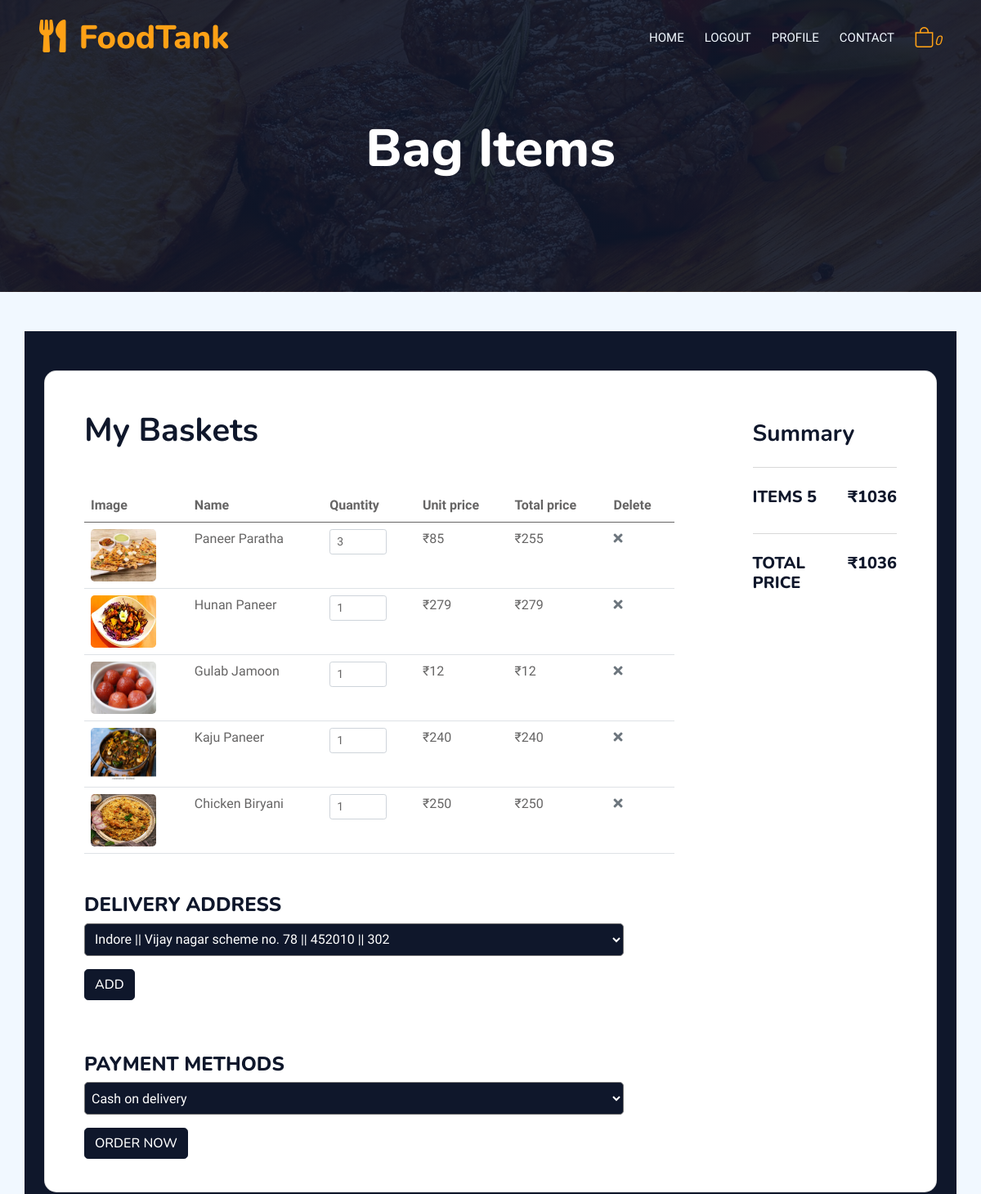
Page /bag/view_bag/ (signed in, upper part) on the earlier database version.
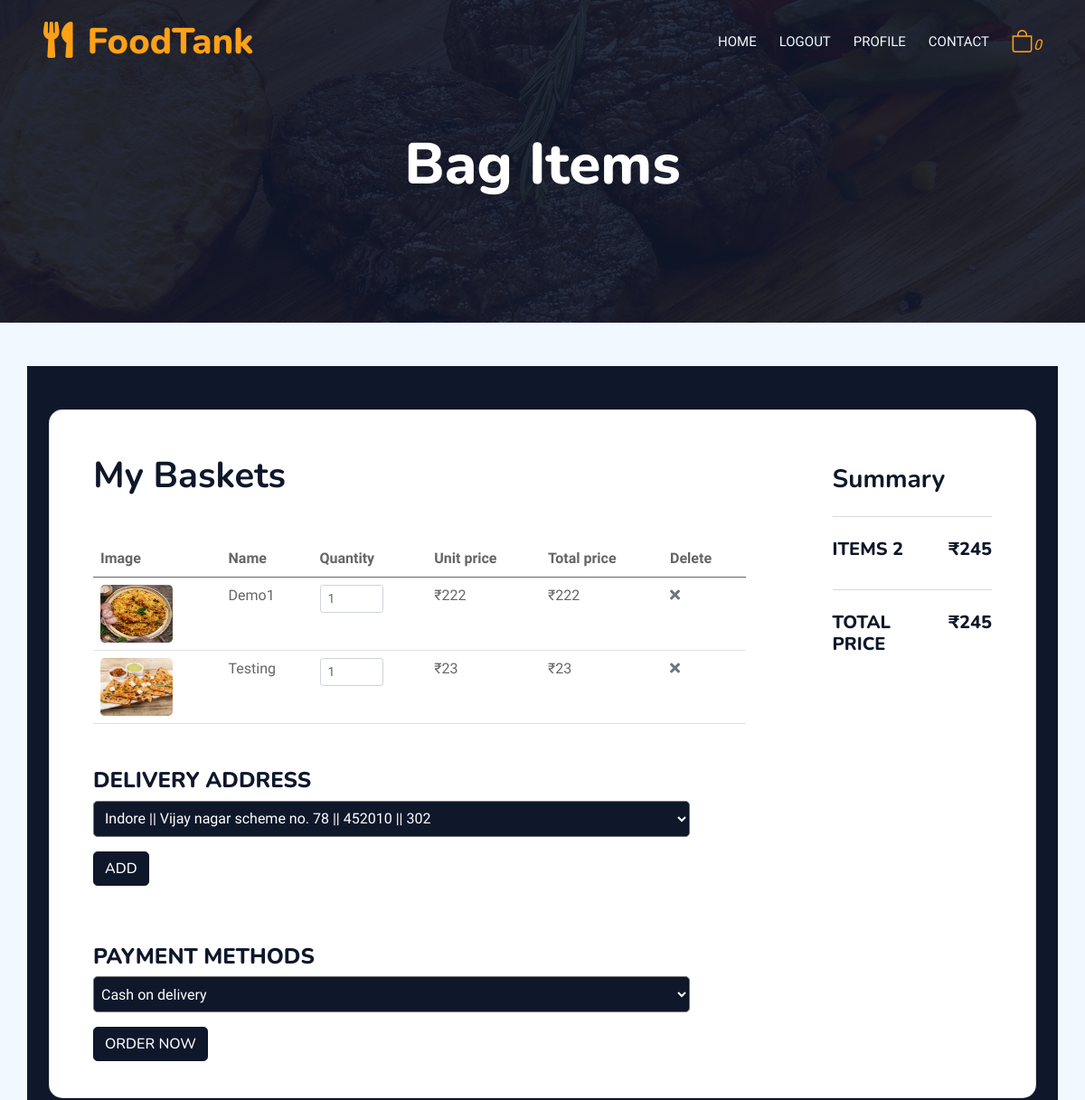
Same page on the later database version.
### bag/models.py (models this page shows, shortened)
class BagItem(models.Model):
    bag = models.ForeignKey(Bag, on_delete=models.CASCADE)
    item = models.ForeignKey(Menu, on_delete=models.CASCADE)
    quantity = models.PositiveIntegerField(default=1, blank=True)

### menu/models.py (models this page shows, shortened)
class Menu(models.Model):
    restaurant = models.ForeignKey(Restaurant, on_delete=models.CASCADE)  # ForeignKey to Restaurant
    name = models.CharField(max_length=255)
    description = models.TextField()
    type = models.CharField(max_length=255)
    price = models.DecimalField(max_digits=10, decimal_places=2)
    available = models.BooleanField(blank=True, default=True)
    cuisine = models.CharField(max_length=255, blank=True)
    img1 = models.ImageField(upload_to='menu_images/', null=True, blank=True)

### bag/views.py (the view, shortened to what this page needs)
# urls.py: path("view_bag/", views.viewBag, name="view_bag"),
def viewBag(request):
    if not request.user.is_authenticated or not request.user.user_type == "Customer":
        return redirect("/login/")
    address = Address.objects.filter(user=request.user)
    userBag = Bag.objects.get(user=request.user)
    bagItems = BagItem.objects.filter(bag=userBag)
    total = 0
    count = 0
    for item in bagItems:
        item_quantity = int(item.quantity)
        item_price = int(item.item.price)
        total += item_quantity * item_price
        count += 1
    context = {
        'address': address,
        'bagItems': bagItems,
        'total': total,
        'count': count,
    }
    return render(request, "bag/basket.html", context)

### templates/bag/basket.html (shortened to what the changed rows need)
{% extends 'base.html' %}
{% block content %}
{% load static %}
{% load sweetify %}
<div class="container-xxl position-relative p-0">
  {% include 'navbar.html' %}
  <div class="container-xxl py-5 bg-dark hero-header mb-5">
    <div class="container text-center my-5 pt-5 pb-4">
      <h1 class="display-3 text-white mb-3 animated slideInDown">Bag Items</h1>
    </div>
  </div>
</div>
<section class="container h-100 h-custom" style="background-color: #0f172b">
  <div class="container py-5 h-100">
    <div class="row d-flex justify-content-center align-items-center h-100">
      <div class="col-12">
        <div class="card card-registration card-registration-2" style="border-radius: 15px">
          <div class="card-body p-0" id="appendEmptyBag">
            {% if bagItems %}
            <div class="row g-0" id="deleteBasket">
              <div class="col-lg-9">
                <div class="mx-5 mt-5">
                  <div class="mb-5">
                    <h1 class="fw-bold mb-0 text-black">My Baskets</h1>
                  </div>
                  <table class="table">
                    <thead>
                      <tr>
                        <th scope="col">Image</th>
                        <th scope="col">Name</th>
                        <th scope="col">Quantity</th>
                        <th scope="col">Unit price</th>
                        <th scope="col">Total price</th>
                        <th scope="col">Delete</th>
                      </tr>
                    </thead>
                    <tbody>
                      {% for item in bagItems %}
                      <tr class="deleteRow">
                        <th scope="row">
                          <img src="{{item.item.img1.url}}" class="img-fluid rounded-3" alt="food"
                            style="width: 5rem; height: 4rem" />
                        </th>
                        <td>{{item.item.name}}</td>
                        <td>
                          <input id="form1" min="1" name="{{item.id}}" value="{{item.quantity}}" type="number"
                            class="form-control form-control-sm itemQuantity" data-food-item="{{item.id}}"
                            style="width: 70px" />
                        </td>
                        <td>₹{{ item.item.price | stringformat:'d' }}</td>
                        <td class="newPrice" totalItemPrice="{{item.item.id}}">
                          ₹{% widthratio item.item.price 1 item.quantity %}
                        </td>
                        <td>
                          <a class="text-muted deleteFood" href="/bag/deleteItem/{{item.id}}"
                            data-food-item="{{item.id}}"><i class="fas fa-times"></i></a>
                        </td>
                      </tr>
                      {% endfor %}
                    </tbody>
                  </table>
                  <h4 class="text-uppercase mt-5">Delivery Address</h4>
                  <div class="row d-flex justify-content-between">
                    <div>
                      <select class="bg-dark rounded-3 text-white" name="payment" id="payment-method"
                        style="width: 91.5%; height: 40px">
                        {% for data in address %}
                        <option value="Cash on delivery">
                          &nbsp;<div class="text-white bg-dark pt-2 rounded-3" style="width: 90%">
                          </div>
                        </option>
                        {% endfor %}
                      </select>
                    </div>
                    <div class="my-3">
                      <button class="btn btn-dark rounded-3" id="openForm">Add</button>
                    </div>
                  </div>
                  <form action="/order/placeOrder/" method="POST">
                    <h4 class="text-uppercase mt-5">Payment Methods</h4>
                    <div class="row d-flex justify-content-between">
                      <div>
                        <select class="bg-dark rounded-3 text-white" name="payment" id="payment-method"
                          style="width: 91.5%; height: 40px">
                          <option value="Cash on delivery">
                            &nbsp;Cash on delivery
                          </option>
                        </select>
                      </div>
                      <div class="my-3 pb-4">
                        <input type="submit" class="btn btn-dark rounded-3" value="Order now" id="orderNow" />
                      </div>
                    </div>
                  </form>
                </div>
              </div>
              <div class="col-lg-3 bg-grey">
                <div class="p-5">
                  <h3 class="fw-bold mt-2 pt-1">Summary</h3>
                  <hr class="my-4" />
                  <div class="d-flex justify-content-between mb-4">
                    <h5 class="text-uppercase" id="itemCount">items {{count}}</h5>
                    <h5 class="totalPrice">₹{{total}}</h5>
                  </div>
                  <hr class="my-4" />
                  <div class="d-flex justify-content-between mb-5">
                    <h5 class="text-uppercase">Total price</h5>
                    <h5 class="totalPrice">₹{{total}}</h5>
                  </div>
                </div>
              </div>
            </div>
            {% endif %}
          </div>
        </div>
      </div>
    </div>
  </div>
</section>
{% endblock content %}

Differences in the rows shown:
removed BagItem: item.img1 (picture), item.name "Paneer Paratha", quantity "3", item.price "85", item+quantity "255"
removed BagItem: item.img1 (picture), item.name "Hunan Paneer", quantity "1", item.price "279", item+quantity "279"
removed BagItem: item.img1 (picture), item.name "Gulab Jamoon", quantity "1", item.price "12", item+quantity "12"
removed BagItem: item.img1 (picture), item.name "Kaju Paneer", quantity "1", item.price "240", item+quantity "240"
removed BagItem: item.img1 (picture), item.name "Chicken Biryani", quantity "1", item.price "250", item+quantity "250"
added BagItem: item.img1 (picture), item.name "Demo1", quantity "1", item.price "222", item+quantity "222"
added BagItem: item.img1 (picture), item.name "Testing", quantity "1", item.price "23", item+quantity "23"
Other differences:
{{ count }}: "5" → "2"
{{ total }}: "1036" → "245"
